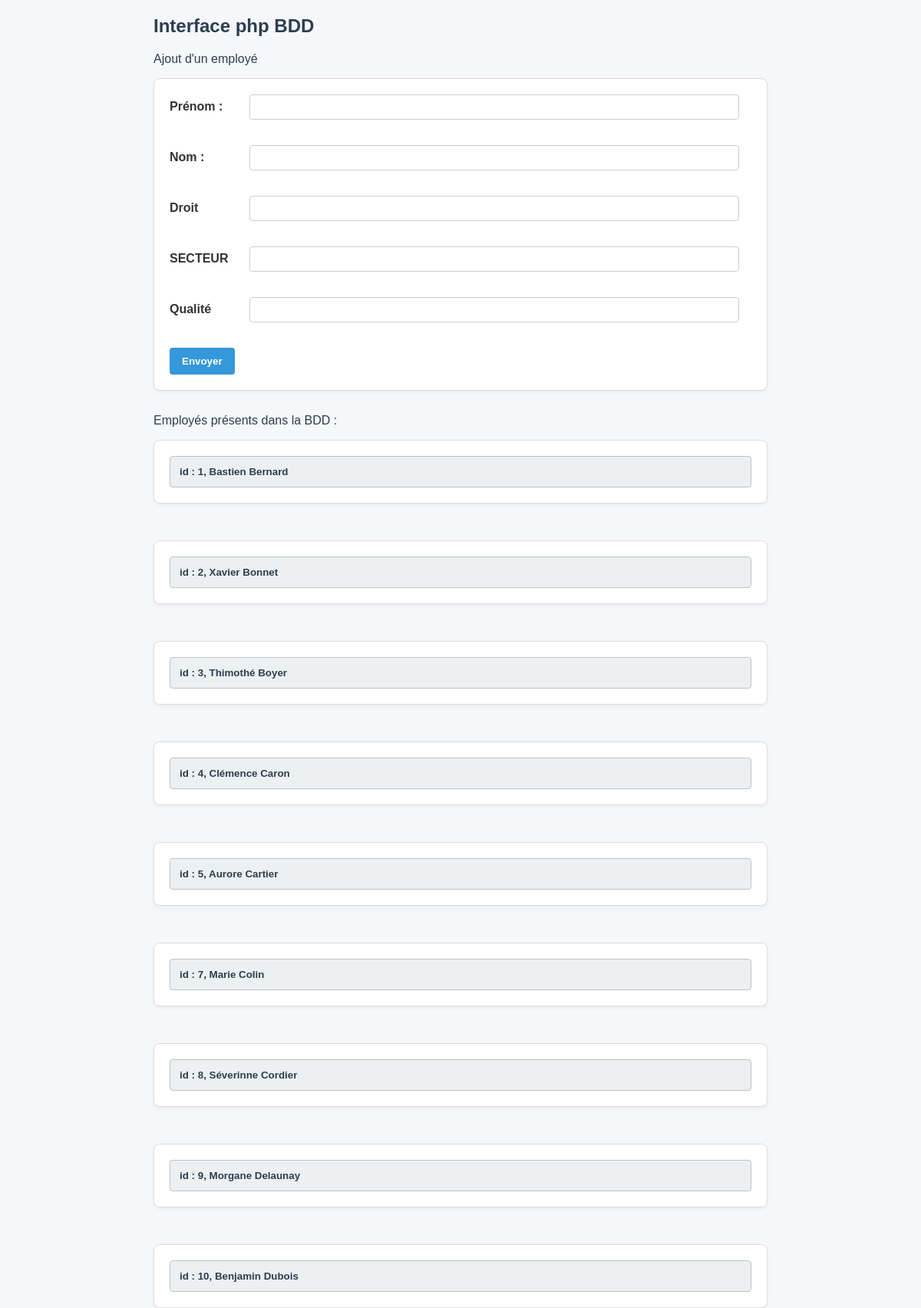
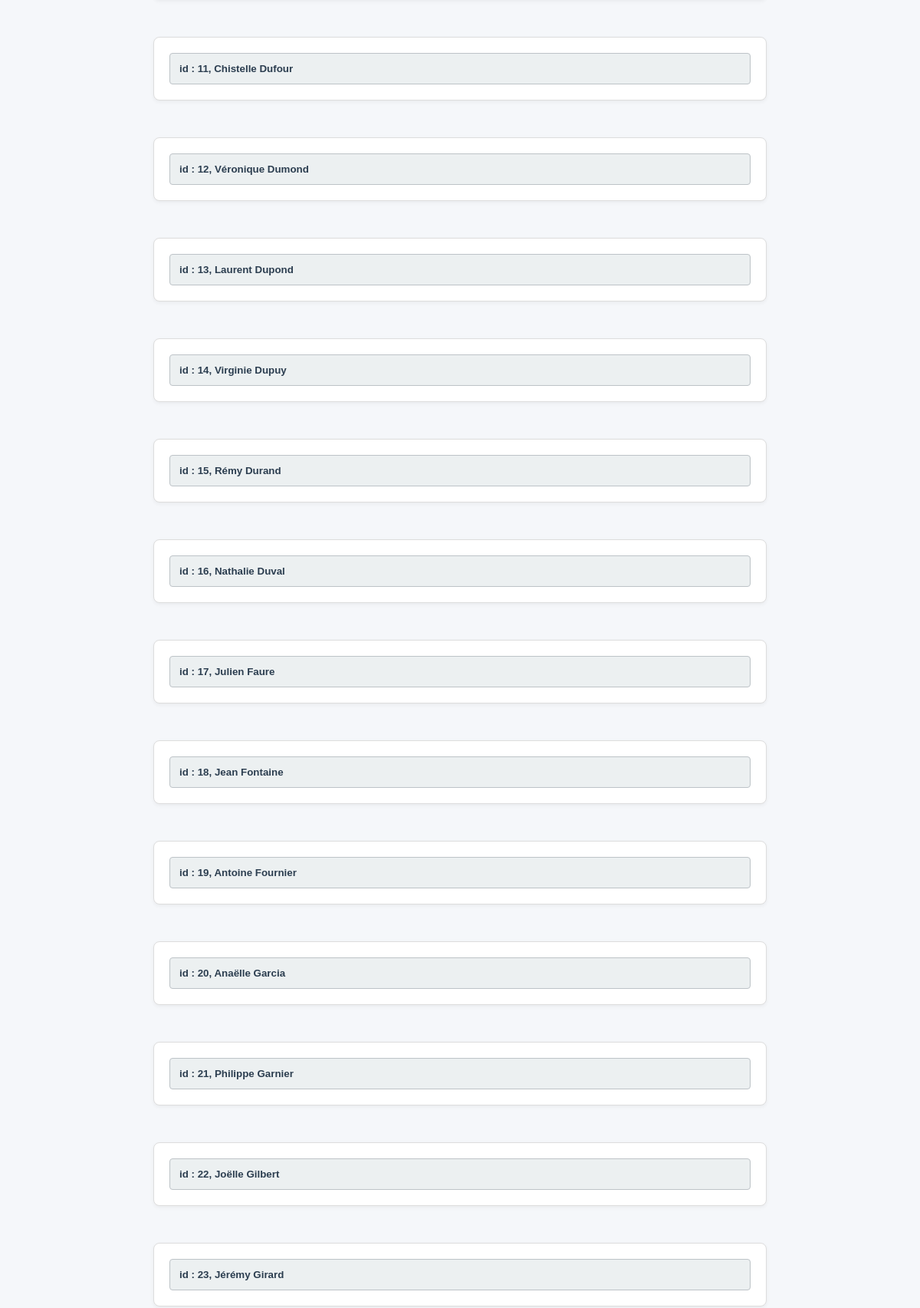
The page / (upper part) on the database its author committed (2 pictures, top to bottom).
### tables this page shows
CREATE TABLE IF NOT EXISTS `acces` (
  `ID_ACCES` int NOT NULL AUTO_INCREMENT,
  `date_heure` datetime NOT NULL,
  `entree_sortie` varchar(50) NOT NULL,
  `ID_SALLE` int NOT NULL,
  `ID_employe` int NOT NULL,
  PRIMARY KEY (`ID_ACCES`),
  KEY `Acces_salles_accessibles_FK` (`ID_SALLE`),
  KEY `Acces_employes_FK` (`ID_employe`)
);

CREATE TABLE IF NOT EXISTS `employes` (
  `ID_employe` int NOT NULL AUTO_INCREMENT,
  `prenom` varchar(50) NOT NULL,
  `nom` varchar(50) NOT NULL,
  `droit` smallint NOT NULL,
  `ID_SECTEUR` int NOT NULL,
  `ID_QUALITE` int NOT NULL,
  PRIMARY KEY (`ID_employe`),
  KEY `employes_Secteur_FK` (`ID_SECTEUR`),
  KEY `employes_Qualite_FK` (`ID_QUALITE`)
);

### index.php (the view, shortened to what this page needs)
<strong><p>Interface php BDD</p></strong>
<?php
try { $mysqlClient = new PDO(
	'mysql:host=localhost;dbname=safran;charset=utf8',
	'root',
	''
);
} catch (Exception $e) {
    die('Erreur : ' . $e->getMessage());
}
$sqlQuery = 'SELECT
    employes.ID_employe,
    employes.prenom,
    employes.nom,
    acces.ID_ACCES
FROM
    employes
LEFT JOIN
    acces
ON
    employes.ID_employe = acces.ID_employe
GROUP BY
employes.ID_employe';
$accesStatement = $mysqlClient->prepare($sqlQuery);
$accesStatement->execute();
$employes = $accesStatement->fetchAll();
?>
 <!DOCTYPE html>
<html lang="fr">
<head>
    <link rel="stylesheet" href="flow.css">
</head>
<body> <p>Ajout d'un employé</p>
<form action="Insertion.php" method="get">
        <label for="prenom">Prénom :</label>
        <input type="text" id="prenom" name="prenom" required>
        <br><br>
        <label for="nom">Nom :</label>
        <input type="text" id="nom" name="nom" required>
        <br><br>
        <label for="droit">Droit</label>
        <input type="number" id="droit" name="droit" required>
        <br><br>
        <label for="secteur">SECTEUR</label>
        <input type="number" id="secteur" name="secteur" required>
        <br><br>
        <label for="qualité">Qualité</label>
        <input type="number" id="qualité" name="qualité" required>
        <br><br>
        <button type="submit">Envoyer</button>
    </form>
<p>Employés présents dans la BDD :</p>
    <?php
 foreach ($employes as $employe){
    echo "<li>
    <form method='get' action='Acces.php'>
        <input type='hidden' name='prenom' value='" . $employe["prenom"] . "'>
        <input type='hidden' name='nom' value='" . $employe["nom"] . "'>
        <button type='submit' name='id_acces' value='" . $employe["ID_ACCES"] . "'>
            id : " . $employe["ID_employe"] . ', ' . $employe["prenom"] . ' ' . $employe["nom"] ."</button>
    </form>
  </li><br>";
}
?>
    </body>
</html>

### flow.css (style rules this page uses)
body { font-family: Arial, sans-serif; background-color: #f5f7fa; color: #333; padding: 20px; max-width: 800px; margin: auto; }
h1, p { color: #2c3e50; }
strong p { font-size: 24px; font-weight: bold; margin-bottom: 20px; }
form { background-color: #ffffff; padding: 20px; border: 1px solid #ddd; border-radius: 8px; margin-bottom: 30px; box-shadow: 0 2px 5px rgba(0, 0, 0, 0.05); }
label { display: inline-block; width: 100px; margin-bottom: 5px; font-weight: bold; }
input[type="text"], input[type="number"] { width: calc(100% - 120px); padding: 8px; margin-bottom: 15px; border: 1px solid #ccc; border-radius: 4px; }
button { background-color: #3498db; color: white; padding: 10px 16px; border: none; border-radius: 4px; cursor: pointer; font-weight: bold; transition: background-color 0.2s ease-in-out; }
li { list-style: none; margin-bottom: 10px; }
li form button { width: 100%; text-align: left; padding: 12px; background-color: #ecf0f1; color: #2c3e50; border: 1px solid #bdc3c7; transition: background-color 0.2s; }

### rows shown on the page
acces: ID_employe.ID_employe "1", ID_employe.prenom "Bastien", ID_employe.nom "Bernard"
acces: ID_employe.ID_employe "2", ID_employe.prenom "Xavier", ID_employe.nom "Bonnet"
acces: ID_employe.ID_employe "3", ID_employe.prenom "Thimothé", ID_employe.nom "Boyer"
acces: ID_employe.ID_employe "4", ID_employe.prenom "Clémence", ID_employe.nom "Caron"
acces: ID_employe.ID_employe "5", ID_employe.prenom "Aurore", ID_employe.nom "Cartier"
acces: ID_employe.ID_employe "7", ID_employe.prenom "Marie", ID_employe.nom "Colin"
acces: ID_employe.ID_employe "8", ID_employe.prenom "Séverinne", ID_employe.nom "Cordier"
acces: ID_employe.ID_employe "9", ID_employe.prenom "Morgane", ID_employe.nom "Delaunay"
acces: ID_employe.ID_employe "10", ID_employe.prenom "Benjamin", ID_employe.nom "Dubois"
employes: ID_employe "11", prenom "Chistelle", nom "Dufour"
employes: ID_employe "12", prenom "Véronique", nom "Dumond"
employes: ID_employe "13", prenom "Laurent", nom "Dupond"
employes: ID_employe "14", prenom "Virginie", nom "Dupuy"
employes: ID_employe "15", prenom "Rémy", nom "Durand"
employes: ID_employe "16", prenom "Nathalie", nom "Duval"
employes: ID_employe "17", prenom "Julien", nom "Faure"
acces: $employe["ID_ACCES"] 12 (drawn), ID_employe.ID_employe "18", ID_employe.prenom "Jean", ID_employe.nom "Fontaine"
employes: ID_employe "19", prenom "Antoine", nom "Fournier"
acces: $employe["ID_ACCES"] 15 (drawn), ID_employe.ID_employe "20", ID_employe.prenom "Anaëlle", ID_employe.nom "Garcia"
employes: ID_employe "21", prenom "Philippe", nom "Garnier"
employes: ID_employe "22", prenom "Joëlle", nom "Gilbert"
employes: ID_employe "23", prenom "Jérémy", nom "Girard"
